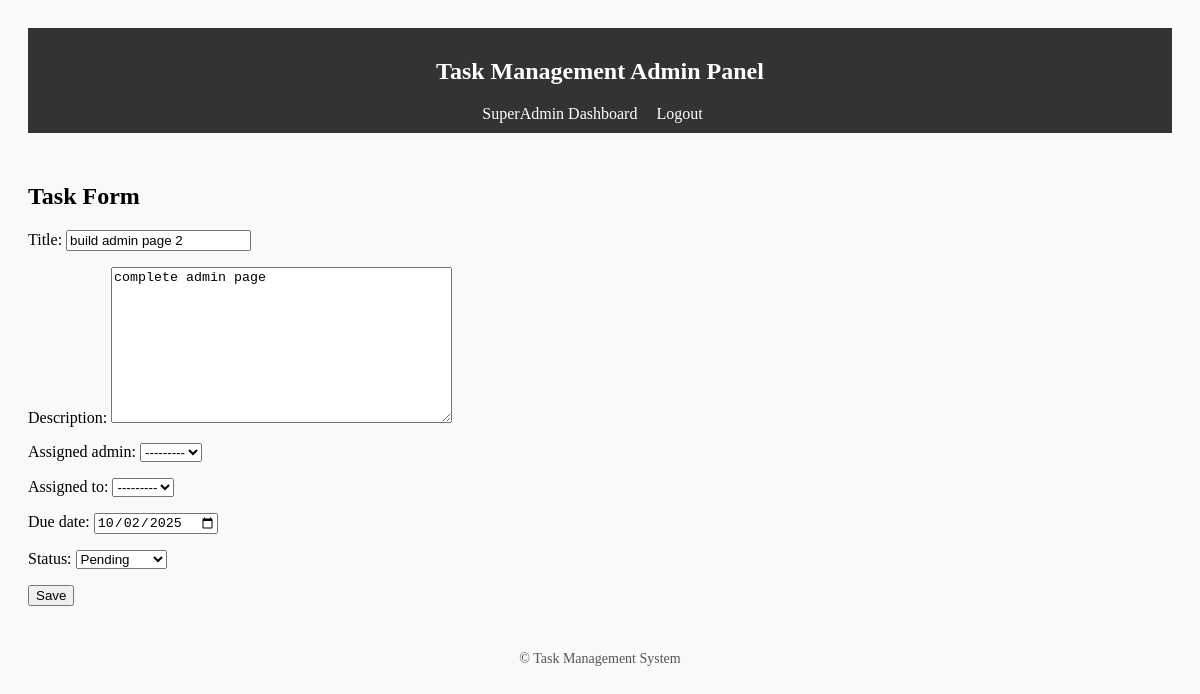
The app's page /panel/tasks/1/update/ (signed in), older data.
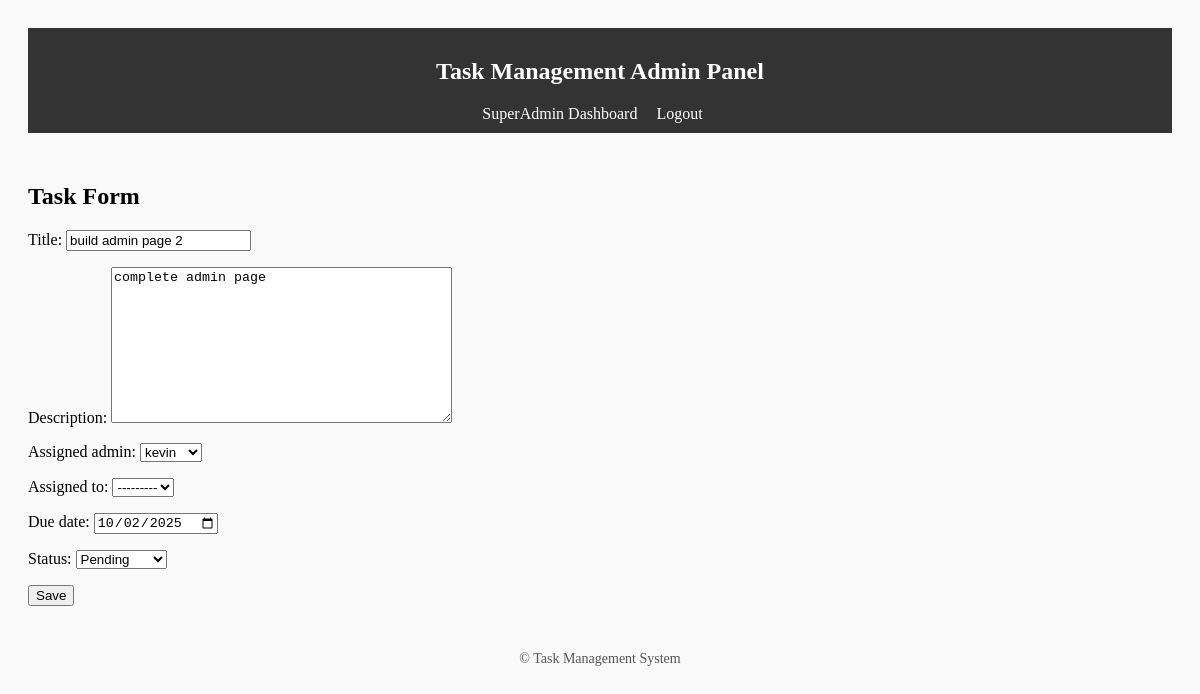
The same page, newer data.
### tasks/models.py (models this page shows, shortened)
class Task(models.Model):
    STATUS_CHOICES = (
        ('pending', 'Pending'),
        ('in_progress', 'In Progress'),
        ('completed', 'Completed'),
    )
    title = models.CharField(max_length=255)
    description = models.TextField(blank=True)
    assigned_admin = models.ForeignKey(
        settings.AUTH_USER_MODEL,
        null=True,
        blank=True,
        on_delete=models.SET_NULL,
        limit_choices_to={'role': 'admin'},
        related_name='admin_tasks'
    )
    assigned_to = models.ForeignKey(
        settings.AUTH_USER_MODEL,
        on_delete=models.CASCADE,
        related_name='tasks',
        limit_choices_to={'role': 'user'},null=True, blank=True)
    due_date = models.DateField(null=True, blank=True)
    status = models.CharField(max_length=20, choices=STATUS_CHOICES, default='pending')
    completion_report = models.TextField(blank=True, null=True)
    worked_hours = models.DecimalField(max_digits=6, decimal_places=2, null=True, blank=True)
    created_at = models.DateTimeField(auto_now_add=True)
    updated_at = models.DateTimeField(auto_now=True)

### admin_panel/views.py (the view)
# urls.py: path("tasks/<int:pk>/update/", views.task_update, name="task_update"),
@login_required
def task_update(request,pk):
    if not role_check(request.user, ['admin','superadmin']):
        return redirect('login')
    task = get_object_or_404(Task, pk=pk)
    form = TaskForm(request.POST or None, instance=task)
    if form.is_valid():
        form.save()
        return redirect("admin_dashboard" if request.user.role == "admin" else "superadmin_dashboard")
    return render(request, 'admin_panel/task_form.html', {'form': form})

### tasks/forms.py
class TaskForm(forms.ModelForm):
    class Meta:
        model = Task
        fields = ["title", "description", 'assigned_admin', "assigned_to", "due_date", "status"]
        widgets = {
            "due_date": forms.DateInput(attrs={"type": "date"}),  # HTML5 date picker
        }

### accounts/utils.py (called while the page is built)
def role_check(user, allowed_roles):
    return getattr(user, 'role', None) in allowed_roles

### admin_panel/templates/admin_panel/task_form.html (shortened to what this page needs)
{% extends "admin_panel/base.html" %}
{% block content %}
<div class="container" style="max-width: 500px; margin-top: 50px;">
    <h2 class="mb-4 text-center">Task Form</h2>
    <form method="post">
        {{ form.as_p }}
        <div class="text-center">
            <button type="submit" class="btn btn-primary">Save</button>
        </div>
    </form>
</div>
{% endblock %}

Row changes from the older to the newer data that the page shows:
changed Task "build admin page 2": assigned_admin "---------" → "kevin"
